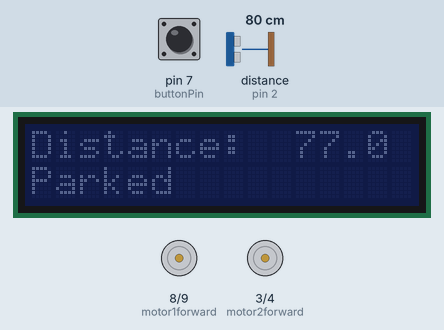
A sketch run on a simulated Arduino Uno, built with avr-gcc and run on an emulated ATmega328P. Shown: 16×2 character LCD, motor-driver pin pairs drawn as motors (green arrow = first pin HIGH = forward, orange = second pin HIGH = backward, longer = more drive, scaled by the enable pin). Wiring (inferred from the names in the program): ultrasonic range finder: trigger pin 6; echo pin 2. Inputs (shaded band) come from the test bench; at power-on: pin 7 (buttonPin) LOW, distance to the obstacle (sensor on pin 2) 80 cm. The echo pulse lasts 58.3 µs per cm; what the sketch prints to the serial monitor is not drawn.

Above: at 2.7 s.
2.8 s: pin 7 (buttonPin) pulled HIGH for 0.15 s
At 3.4 s:
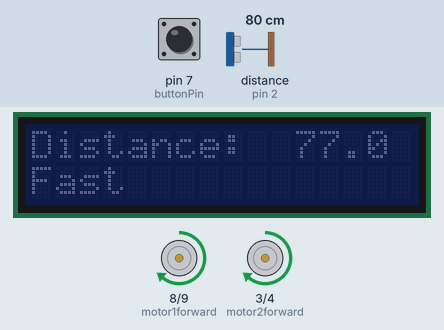
4.4 s: distance to the obstacle (sensor on pin 2) set to 19 cm
At 5.4 s:
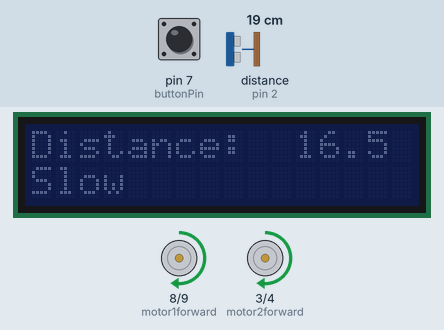
7.4 s: distance to the obstacle (sensor on pin 2) set to 16 cm
At 10.2 s:
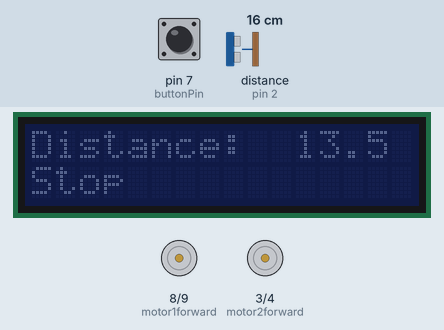
10.4 s: pin 7 (buttonPin) pulled HIGH for 1 s
At 11.9 s:
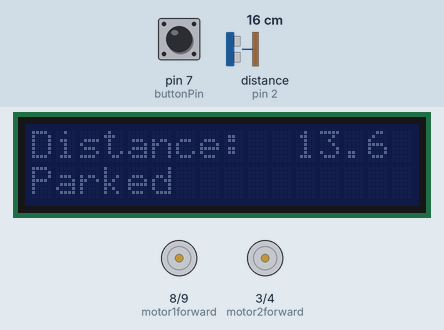
12.9 s: distance to the obstacle (sensor on pin 2) set to 7 cm
At 13.5 s:
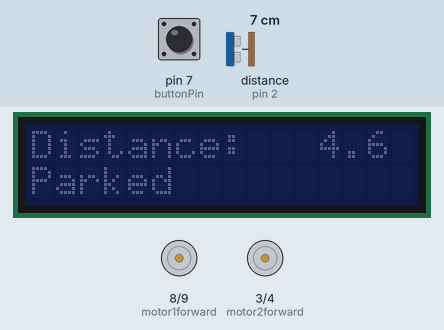
Timing chart, 0 to 15.9 s (numbered marks = the images above; inputs shaded):
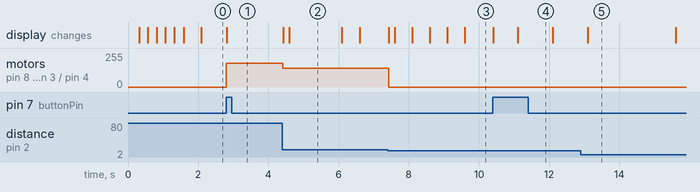

Measured:
- the behaviour switches between 18 and 17 cm on distance to the obstacle (sensor on pin 2) (found by bisection; images 2 and 3)
- after the input at 2.8 s, motor on pin 8 (motor1forward) / pin 9 (motor1backward), motor on pin 3 (motor2forward) / pin 4 (motor2backward): stopped → forward 180/255 at once; the display: changes at once (image 1)
- after the input at 4.4 s, motor on pin 8 (motor1forward) / pin 9 (motor1backward), motor on pin 3 (motor2forward) / pin 4 (motor2backward): forward 180/255 → forward 140/255 at once; the display: first changes at once (image 2 shows a later state)
- after the input at 7.4 s, motor on pin 8 (motor1forward) / pin 9 (motor1backward), motor on pin 3 (motor2forward) / pin 4 (motor2backward): forward 140/255 → stopped at once; the display: first changes at once (image 3 shows a later state)
- after the input at 10.4 s, the display: first changes at once (image 4 shows a later state)
- after the input at 12.9 s, the display: changes after 0.20 s (image 5)
- what the display in image 2 shows lasts 1.5 s, from 4.6 s to 6.1 s

The sketch:

smart-car.ino
```cpp
#include <Wire.h>
#include <LiquidCrystal_I2C.h>

const int trigPin = 6;
const int echoPin = 2;

const int motor1enable = 10;
const int motor1forward = 8;
const int motor1backward  = 9;

const int motor2enable = 5;
const int motor2forward = 3;
const int motor2backward = 4;

const int buttonPin = 7;

unsigned long lastScreenUpdate;

unsigned long lastTriggerMicros;
volatile unsigned long lastEchoMicros;

volatile float distance = 100.0f;
float lastDistance = 100.0f;

int buttonState;
int lastButtonState = LOW;
unsigned long lastDebounceTime = 0;

LiquidCrystal_I2C lcd(0x27, 2, 1, 0, 4, 5, 6, 7, 3, POSITIVE);  // Set the LCD I2C address

enum Mode {
  Fast,
  Slow,
  Stop,
  Parked
};

Mode currentMotorMode = Parked;

void setup()
{
  Serial.begin(115200);

  pinMode(trigPin, OUTPUT); // Sets the trigPin as an Output
  pinMode(echoPin, INPUT); // Sets the echoPin as an Input

  pinMode(motor1enable, OUTPUT);
  pinMode(motor1forward, OUTPUT);
  pinMode(motor1backward, OUTPUT);
  pinMode(motor2enable, OUTPUT);
  pinMode(motor2forward, OUTPUT);
  pinMode(motor2backward, OUTPUT);

  pinMode(buttonPin, INPUT);

  digitalWrite(motor1forward, LOW);
  digitalWrite(motor2forward, LOW);
  digitalWrite(motor1backward, LOW);
  digitalWrite(motor2backward, LOW);
  digitalWrite(motor1enable, LOW);
  digitalWrite(motor2enable, LOW);

  lcd.begin(16,2);   // initialize the lcd for 16 chars 2 lines, turn on backlight

  for (int i = 0; i < 3; i++)
  {
    lcd.backlight();
    delay(250);
    lcd.noBacklight();
    delay(250);
  }
  lcd.noBacklight(); // finish with backlight on

  lcd.setCursor(0,0);
  lcd.print("Distance: ");

  lcd.setCursor(0,1);
  lcd.print("Parked");

  digitalWrite(motor1forward, HIGH);
  digitalWrite(motor2forward, HIGH);
  digitalWrite(motor1backward, LOW);
  digitalWrite(motor2backward, LOW);

  attachInterrupt(digitalPinToInterrupt(echoPin), echoReceived, FALLING);
  //Serial.println("Motor mode: " + String(currentMotorMode));
}

void loop()
{
  unsigned long currentMicros = micros();

  updateButton(currentMicros);

  updateDistance(currentMicros);

  noInterrupts();
  float localDistance = distance;
  interrupts();

  if (localDistance != lastDistance && currentMotorMode != Parked) {
    Mode newMode;

    if (localDistance > 50) {
      newMode = Fast;
    } else if (localDistance > 15) {
      newMode = Slow;
    } else {
      newMode = Stop;
    }

    if (newMode != currentMotorMode) {
      updateMotors(newMode);
      currentMotorMode = newMode;
      Serial.println("Motor mode: " + String(currentMotorMode) + " motors updated");
    }
    lastDistance = localDistance;
  }

  updateDisplay(currentMicros, localDistance);
}

void echoReceived() {
  lastEchoMicros = micros();
  long duration = lastEchoMicros - lastTriggerMicros;
  distance = (duration * 0.034 / 2.0) - 10;
}

void updateMotors(Mode mode) {
  switch (mode) {
    case Fast: {
        /*digitalWrite(motor1enable, HIGH);
        digitalWrite(motor2enable, HIGH);*/
        analogWrite(motor1enable, 180);
        analogWrite(motor2enable, 180);
        lcd.setCursor(0,1);
        lcd.print("Fast  ");
        break;
    }
    case Slow: {
        /*digitalWrite(motor1enable, LOW);
        digitalWrite(motor2enable, LOW);*/
        analogWrite(motor1enable, 140);
        analogWrite(motor2enable, 140);
        lcd.setCursor(0,1);
        lcd.print("Slow  ");
        break;
    }
    case Stop: {
        /*digitalWrite(motor1enable, LOW);
        digitalWrite(motor2enable, LOW);*/
        analogWrite(motor1enable, 0);
        analogWrite(motor2enable, 0);
        lcd.setCursor(0,1);
        lcd.print("Stop  ");
        break;
    }
    case Parked: {
        /*digitalWrite(motor1enable, LOW);
        digitalWrite(motor2enable, LOW);*/
        analogWrite(motor1enable, 0);
        analogWrite(motor2enable, 0);
        lcd.setCursor(0,1);
        lcd.print("Parked");
        break;
    }
  }
}

void updateButton(unsigned long currentMicros) {
  int reading = digitalRead(buttonPin);

  if (reading != lastButtonState) {
    // reset the debouncing timer
    lastDebounceTime = currentMicros;
  }

  if ((currentMicros - lastDebounceTime) > 50) {
    if (reading != buttonState) {
      buttonState = reading;

      if (buttonState == HIGH) {
        if (currentMotorMode == Parked) {
          currentMotorMode = Stop;
        } else {
          currentMotorMode = Parked;
          updateMotors(currentMotorMode);
        }
        Serial.println("Motor mode: " + String(currentMotorMode) + " by button");
      }
    }
  }

  lastButtonState = reading;
}

void updateDistance(unsigned long currentMicros) {
  if (currentMicros - lastTriggerMicros > 100000UL) {

    // Sets the trigPin on HIGH state for 10 micro seconds
    digitalWrite(trigPin, HIGH);
    delayMicroseconds(10);
    digitalWrite(trigPin, LOW);

    noInterrupts();
    lastTriggerMicros = micros();
    interrupts();
  }
}

void updateDisplay(unsigned long currentMicros, float localDistance) {
  if (currentMicros - lastScreenUpdate > 500000UL) {
    // Prints the distance on the Serial Monitor
    lcd.setCursor(10,0);
    lcd.print(padFloatNumber(localDistance, true, ' ') + " ");
    //Serial.println(String(localDistance));
    lastScreenUpdate = currentMicros;
  }
}

String padFloatNumber(float number, bool padHundreds, char padChar) {
  String padding = "";
  if (padHundreds && number < 100) {
    padding = padding + padChar;
  }

  if (number < 10) {
    padding = padding + padChar;
  }

  return padding + String(number, 1);
}
```
